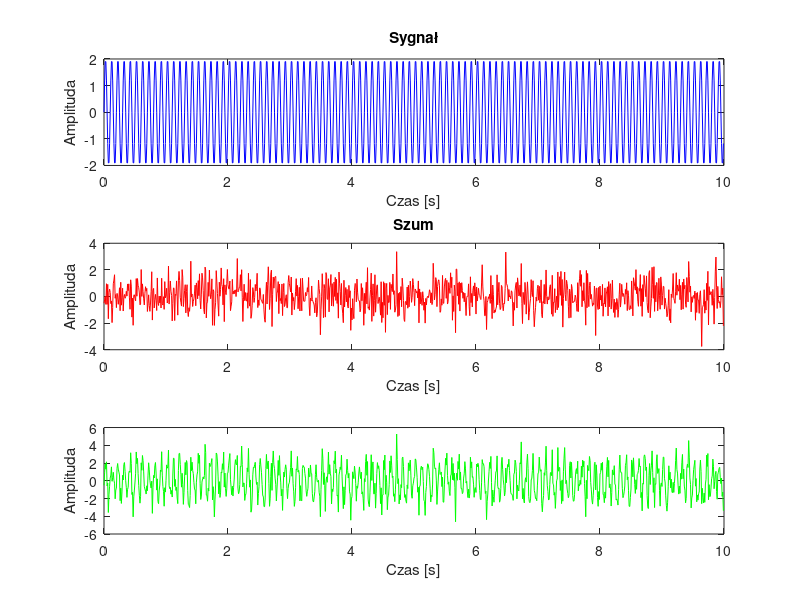

Reproduce this figure in MATLAB.
fp = 100;
f1 = 10;
fi1 = 0;
A1 = 2;

% Ilość próbek 
N = 1000;

% Wektor czasu
t = 0:1/fp:(N-1)/fp;

% Generowanie sygnału 
x = A1*sin(2*pi*f1*t + fi1);

% Generowanie sygnału losowego z rozkładu normalnego 
szum = randn(size(x));

subplot(3,1,1);
plot(t, x, 'b');
title('Sygnał');
xlabel('Czas [s]');
ylabel('Amplituda');

subplot(3,1,2);
plot(t, szum, 'r');
title('Szum');
xlabel('Czas [s]');
ylabel('Amplituda');

subplot(3,1,3);
title('Sygnał oraz szum');
plot(t, x + szum, 'g');
xlabel('Czas [s]');
ylabel('Amplituda');
